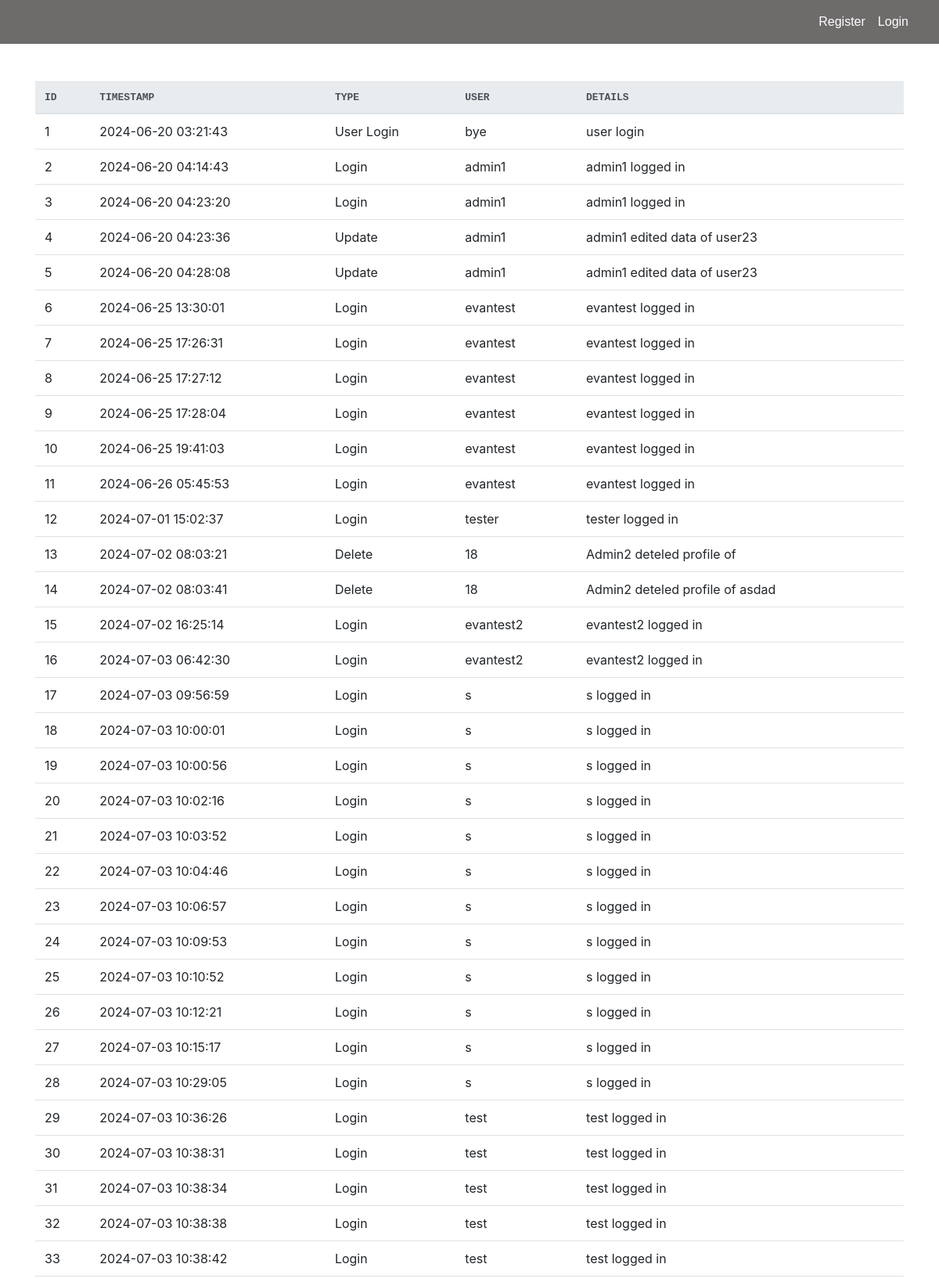
Page /logs (upper part) on the committed database.
### tables this page shows
CREATE TABLE Logs (
        id INTEGER PRIMARY KEY AUTOINCREMENT,
        timestamp TEXT DEFAULT CURRENT_TIMESTAMP,
        event_type TEXT,
        user_id INTEGER,
        details TEXT
    );

### app.py (the view)
@app.route("/logs")
def logs():
    con = sqlite3.connect("database.db")
    con.row_factory = sqlite3.Row
    cur = con.cursor()
    cur.execute("SELECT * FROM Logs")
    rows = cur.fetchall()
    con.close()
    return render_template("logs.html", rows=rows)

### app.py (called while the page is built)
@app.before_request
def make_session_permanent():
    session.permanent = True
    app.permanent_session_lifetime = timedelta(hours=1)
    session.modified = True

### templates/logs.html (shortened to what this page needs)
<html lang="en">
{% include "header.html" %}
<head>
        {% block content %} -->
    {% include "navbar.html" %}
    <link rel="stylesheet" href="https://stackpath.bootstrapcdn.com/bootstrap/4.3.1/css/bootstrap.min.css">
</head>
<body>
    <div class="container mt-5">
        <table class="table table-hover">
            <thead class="thead-light">
                <tr>
                    <th>ID</th>
                    <th>Timestamp</th>
                    <th>Type</th>
                    <th>User</th>
                    <th>Details</th>
                </tr>
            </thead>
            <tbody>
                {% for row in rows %}
                <tr>
                    <td>{{ row["id"] }}</td>
                    <td>{{ row["timestamp"] }}</td>
                    <td>{{ row["event_type"] }}</td>
                    <td>{{ row["user_id"] }}</td>
                    <td>{{ row["details"] }}</td>
                </tr>
                {% endfor %}
            </tbody>
        </table>
    </div>
</body>
</html>
{% endblock %}

### static/css/site.css (style rules this page uses)
html, body { height: 100%; margin: 0; padding: 0; }
body { display: flex; flex-direction: column; }

### templates/logs.html (style rules this page uses)
th { font-family: monospace; text-transform: uppercase; }

### rows in the picture
Logs: id "1", timestamp "2024-06-20 03:21:43", event_type "User Login", user_id "bye", details "user login"
Logs: id "2", timestamp "2024-06-20 04:14:43", event_type "Login", user_id "admin1", details "admin1 logged in"
Logs: id "3", timestamp "2024-06-20 04:23:20", event_type "Login", user_id "admin1", details "admin1 logged in"
Logs: id "4", timestamp "2024-06-20 04:23:36", event_type "Update", user_id "admin1", details "admin1 edited data of user23"
Logs: id "5", timestamp "2024-06-20 04:28:08", event_type "Update", user_id "admin1", details "admin1 edited data of user23"
Logs: id "6", timestamp "2024-06-25 13:30:01", event_type "Login", user_id "evantest", details "evantest logged in"
Logs: id "7", timestamp "2024-06-25 17:26:31", event_type "Login", user_id "evantest", details "evantest logged in"
Logs: id "8", timestamp "2024-06-25 17:27:12", event_type "Login", user_id "evantest", details "evantest logged in"
Logs: id "9", timestamp "2024-06-25 17:28:04", event_type "Login", user_id "evantest", details "evantest logged in"
Logs: id "10", timestamp "2024-06-25 19:41:03", event_type "Login", user_id "evantest", details "evantest logged in"
Logs: id "11", timestamp "2024-06-26 05:45:53", event_type "Login", user_id "evantest", details "evantest logged in"
Logs: id "12", timestamp "2024-07-01 15:02:37", event_type "Login", user_id "tester", details "tester logged in"
Logs: id "13", timestamp "2024-07-02 08:03:21", event_type "Delete", user_id "18", details "Admin2 deteled profile of"
Logs: id "14", timestamp "2024-07-02 08:03:41", event_type "Delete", user_id "18", details "Admin2 deteled profile of asdad"
Logs: id "15", timestamp "2024-07-02 16:25:14", event_type "Login", user_id "evantest2", details "evantest2 logged in"
Logs: id "16", timestamp "2024-07-03 06:42:30", event_type "Login", user_id "evantest2", details "evantest2 logged in"
Logs: id "17", timestamp "2024-07-03 09:56:59", event_type "Login", user_id "s", details "s logged in"
Logs: id "18", timestamp "2024-07-03 10:00:01", event_type "Login", user_id "s", details "s logged in"
Logs: id "19", timestamp "2024-07-03 10:00:56", event_type "Login", user_id "s", details "s logged in"
Logs: id "20", timestamp "2024-07-03 10:02:16", event_type "Login", user_id "s", details "s logged in"
Logs: id "21", timestamp "2024-07-03 10:03:52", event_type "Login", user_id "s", details "s logged in"
Logs: id "22", timestamp "2024-07-03 10:04:46", event_type "Login", user_id "s", details "s logged in"
Logs: id "23", timestamp "2024-07-03 10:06:57", event_type "Login", user_id "s", details "s logged in"
Logs: id "24", timestamp "2024-07-03 10:09:53", event_type "Login", user_id "s", details "s logged in"
Logs: id "25", timestamp "2024-07-03 10:10:52", event_type "Login", user_id "s", details "s logged in"
Logs: id "26", timestamp "2024-07-03 10:12:21", event_type "Login", user_id "s", details "s logged in"
Logs: id "27", timestamp "2024-07-03 10:15:17", event_type "Login", user_id "s", details "s logged in"
Logs: id "28", timestamp "2024-07-03 10:29:05", event_type "Login", user_id "s", details "s logged in"
Logs: id "29", timestamp "2024-07-03 10:36:26", event_type "Login", user_id "test", details "test logged in"
Logs: id "30", timestamp "2024-07-03 10:38:31", event_type "Login", user_id "test", details "test logged in"
Logs: id "31", timestamp "2024-07-03 10:38:34", event_type "Login", user_id "test", details "test logged in"
Logs: id "32", timestamp "2024-07-03 10:38:38", event_type "Login", user_id "test", details "test logged in"
Logs: id "33", timestamp "2024-07-03 10:38:42", event_type "Login", user_id "test", details "test logged in"
